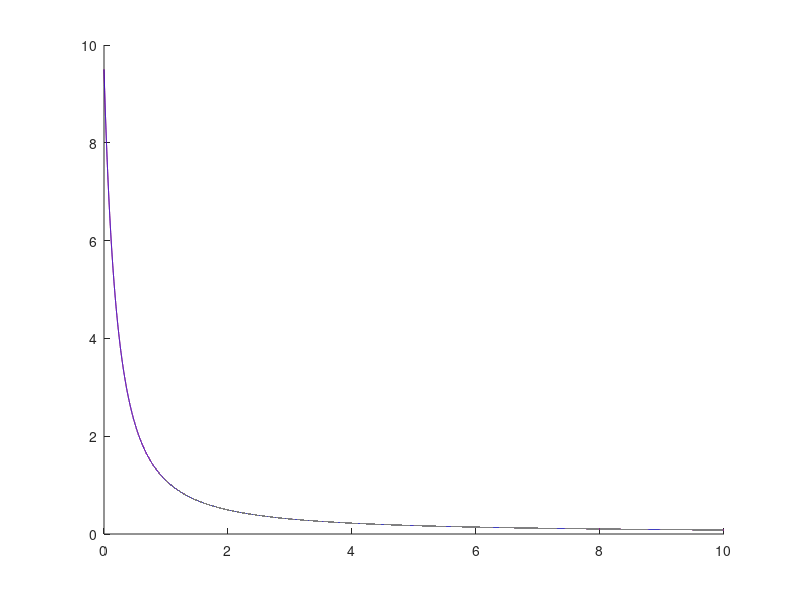

Write the MATLAB code that produced this figure.
fonction = @(x) (1./(4.*x+2));
quotient = @(x) (4.*x+2);
function y1 = derive1(x)
    fonction = @(x) (1./(4.*x+2));
    h = 10^-4;
    y1 = (fonction(x+h) -fonction(x-h))./(2*h);
end
function y2 = derive2(x)
    fonction = @(x) (1./(4.*x+2));
    h = 10^-4;
    y2 = (fonction(x+h) -2.*fonction(x)+fonction(x-h))./(h^2);
end
h = 10^-4;
absc=0:h:10;
ord1=derive2(absc) -4.*derive1(absc) + 3.*fonction(absc);
ord2 =32./(quotient(absc).^3) + 16./(quotient(absc).^2) + 3./(quotient(absc));
hold on 
plot(absc, ord1, 'r')
plot(absc,ord2,'b')
disp(mean(abs(ord1-ord2)))
x = 0;
y = 0.5;
y_prime = -1;
y_prime = @(y) -4*y^2;

for(absc=0:h:10)
    

end

%y_prime_prime 